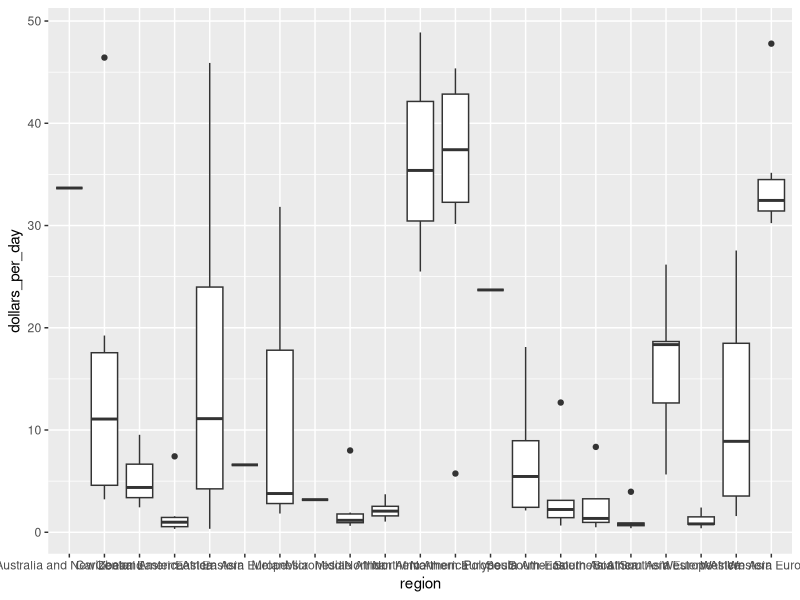
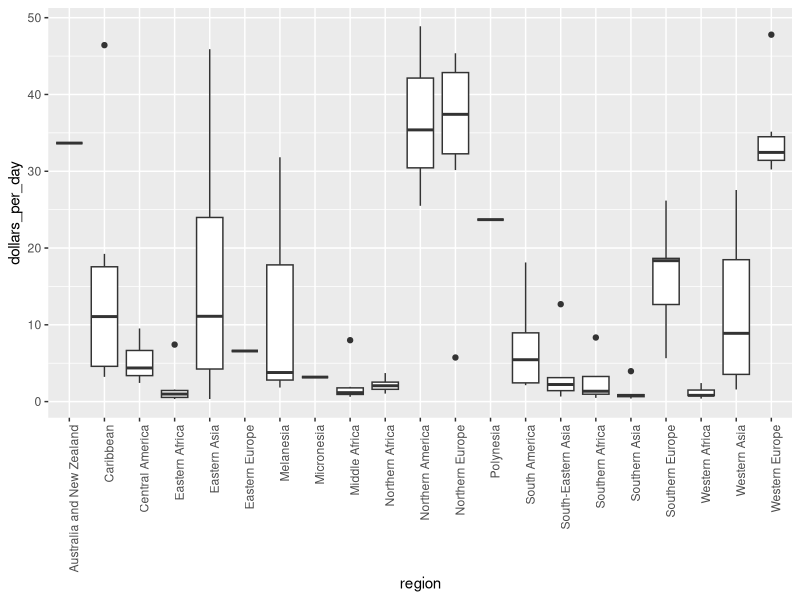
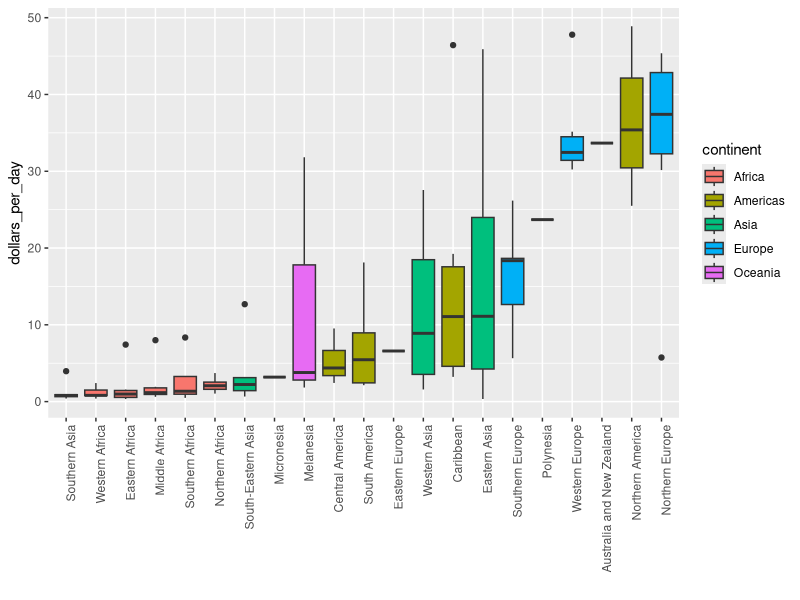
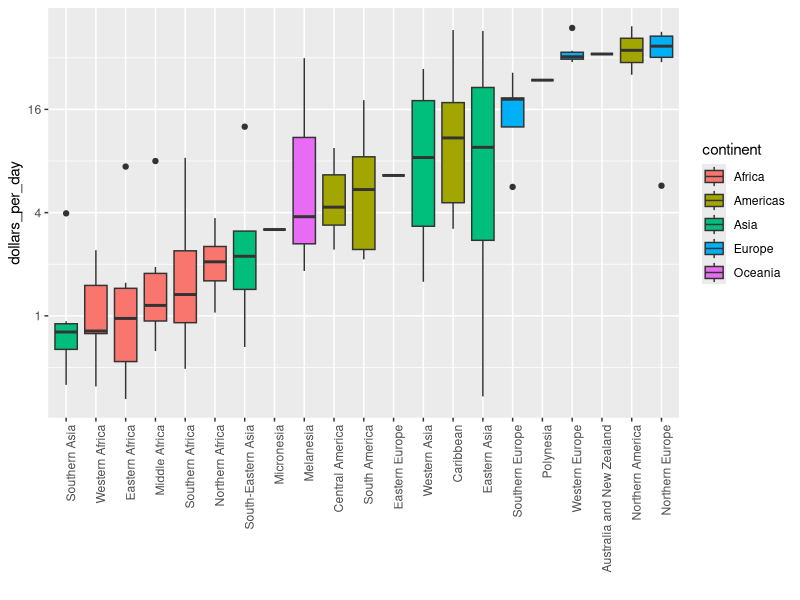
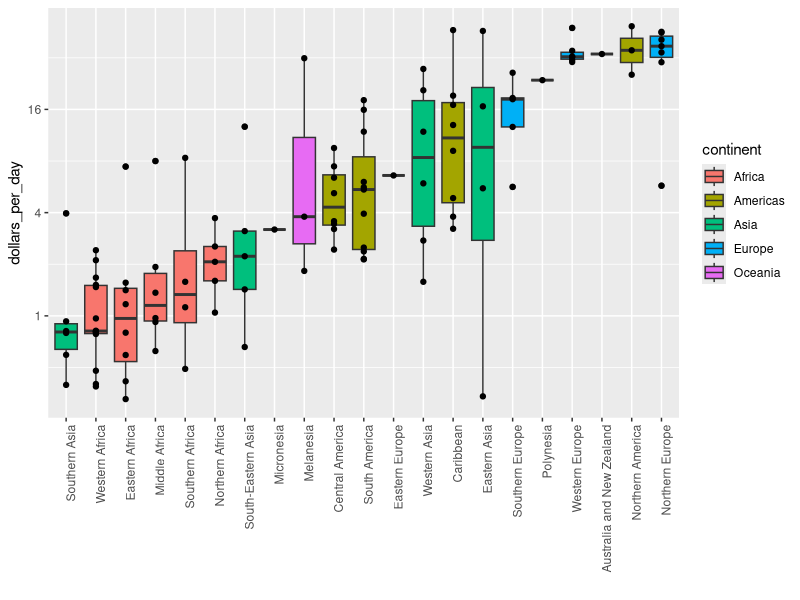

Generate these figures, in order, with R:
library(tidyverse)
library(dslabs)
data(gapminder)

#-----GDP PER REGION-----#

# add dollars per day variable
gapminder <- gapminder %>%
  mutate(dollars_per_day = gdp/population/365)

# boxplot of GDP by region in 1970
past_year <- 1970
p <- gapminder %>%
  filter(year == past_year & !is.na(gdp)) %>%
  ggplot(aes(region, dollars_per_day))
p + geom_boxplot()

# rotate names on x-axis
p + geom_boxplot() +
  theme(axis.text.x = element_text(angle = 90, hjust = 1))

#-----GDP PER REGION-----#

# reorder by median income and color by continent
p <- gapminder %>%
  filter(year == past_year & !is.na(gdp)) %>%
  mutate(region = reorder(region, dollars_per_day, FUN = median)) %>%    # reorder
  ggplot(aes(region, dollars_per_day, fill = continent)) +    # color by continent
  geom_boxplot() +
  theme(axis.text.x = element_text(angle = 90, hjust = 1)) +
  xlab("")
p

# log2 scale y-axis
p + scale_y_continuous(trans = "log2")

# add data points
p + scale_y_continuous(trans = "log2") + geom_point(show.legend = FALSE)
